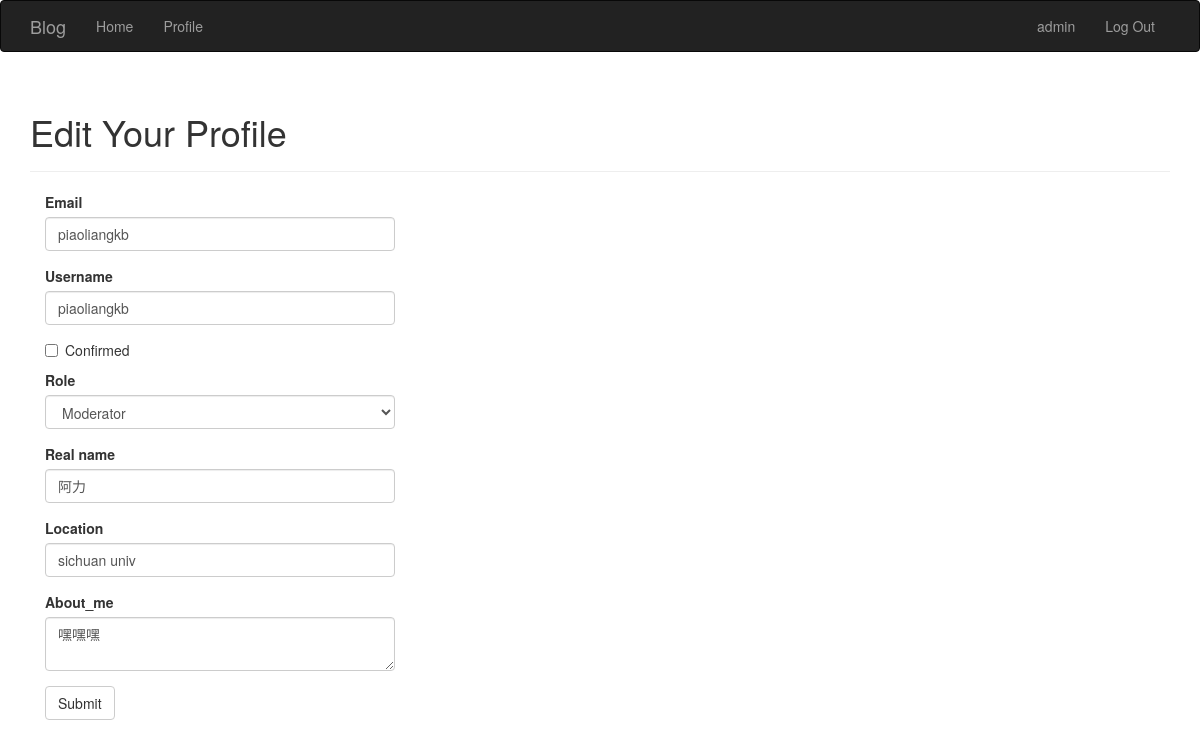
Page /edit-profile/2 (signed in) on the earlier database version.
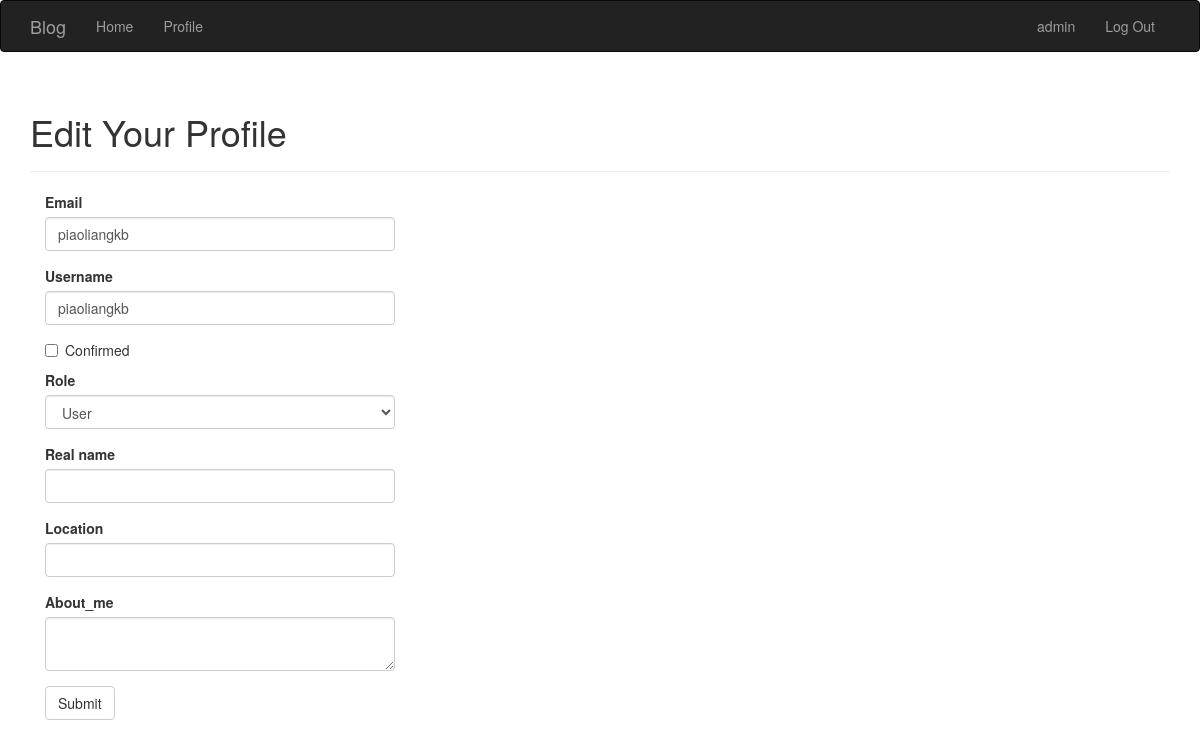
Same page on the later database version.
### app/models.py (models this page shows, shortened)
class User(UserMixin, db.Model):
    __tablename__ = 'users'
    id = db.Column(db.Integer, primary_key=True)
    username = db.Column(db.String(64), unique=True, index=True)
    role_id = db.Column(db.Integer, db.ForeignKey('roles.id'))
    password_hash = db.Column(db.String(128))
    email = db.Column(db.String(64), unique=True, index=True)
    posts = db.relationship('Post', backref = 'author', lazy = 'dynamic')
    avatar_hash = db.Column(db.String(32))
    name = db.Column(db.String(64))#real name
    location = db.Column(db.String(64))
    about_me = db.Column(db.Text())
    member_since = db.Column(db.DateTime(), default=datetime.utcnow)
    last_seen = db.Column(db.DateTime(), default=datetime.utcnow)
    avatar = db.Column(db.String(128), default=None)
    comments = db.relationship('Comment', backref='author', lazy='dynamic')
    def ping(self):
        self.last_seen = datetime.utcnow()
        db.session.add(self)
    def can(self, permissions):
        return self.role is not None and (self.role.permissions & permissions) == permissions
    @property
    def password(self):
        raise AttributeError('password is not a readable attribute')

### app/main/views.py (the view, shortened to what this page needs)
@main.route('/edit-profile/<int:id>',methods=['GET','POST'])
@login_required
@admin_required
def edit_profile_admin(id):
    user=User.query.get_or_404(id)
    form=EditProfileAdminForm(user=user)
    form.email.data=user.username
    form.username.data=user.username
    form.role.data=user.role_id
    form.name.data=user.name
    form.location.data=user.location
    form.about_me.data=user.about_me
    return render_template('edit_profile.html',form=form,user=user)

### app/main/forms.py (shortened to what this page needs)
class EditProfileAdminForm(FlaskForm):
    email = StringField('Email', validators=[DataRequired(), Length(0, 64)])
    username = StringField('Username', validators=[DataRequired(), Length(1, 64), Regexp('^[A-Za-z][A-Za-z0-9_.]*$',0,
                                                                                   'Username must have only letters, numbers, dots or underscores')])
    confirmed = BooleanField('Confirmed')
    role = SelectField('Role', coerce=int)
    name = StringField('Real name', validators=[Length(0, 64)])
    location = StringField('Location', validators=[Length(0, 64)])
    about_me = TextAreaField('About_me')
    submit = SubmitField('Submit')
    def __init__(self, user, *args, **kwargs):
        super(EditProfileAdminForm, self).__init__(*args, **kwargs)
        self.role.choices = [(role.id, role.name) for role in Role.query.order_by(Role.name).all()]
        self.user = user

### app/auth/views.py (called while the page is built)
@auth.before_app_request
def before_request():
    if current_user.is_authenticated:
        current_user.ping()

### app/main/__init__.py (called while the page is built)
@main.app_context_processor
def inject_permissions():
    return dict(Permission=PERMISSION)

### app/models.py (called while the page is built)
@login_manager.user_loader
def load_user(user_id):
    return User.query.get(int(user_id))

### app/templates/edit_profile.html (shortened to what this page needs)
{% extends "base.html" %}
{% import "bootstrap/wtf.html" as wtf %}
{% block page_content %}
<div class="page-header">
    <h1>Edit Your Profile</h1>
</div>
<div class="col-md-4">
    {{ wtf.quick_form(form) }}
</div>
{% endblock %}

### app/templates/base.html (shortened to what this page needs)
{% extends "bootstrap/base.html" %}
{% block head %}
{{ super() }}
{% endblock %}
{% block navbar %}
<div class="navbar navbar-inverse" role="navigation">
    <div class="container">
        <div class="navbar-header">
            <a class="navbar-brand" href="/">Blog</a>
        </div>
        <div class="navbar-collapse collapse">
            <ul class="nav navbar-nav">
                <li><a href="/">Home</a></li>
                {% if current_user.is_authenticated %}
                <li><a href="{{ url_for('main.user', username=current_user.username) }}">
                    Profile</a></li>
                {% endif %}
            </ul>
            <ul class="nav navbar-nav navbar-right">
                {% if current_user.is_authenticated %}
                    <li><a href="{{ url_for('main.user', username=current_user.username) }}">{{ current_user.username }}</a></li>
                    <li><a href="{{ url_for('auth.logout') }}">Log Out</a></li>
                {% else %}
                    <li><a href="{{ url_for('auth.login') }}">Log In</a> </li>
                {% endif %}
            </ul>
        </div>
    </div>
</div>
{% endblock %}
{% block content %}
<div class="container">
    {% block page_content %}{% endblock %}
</div>
{% endblock %}

Differences in the rows shown:
changed User "piaoliangkb": role "Moderator" → "User"; name "阿力" → (not shown); location "sichuan univ" → (not shown); about_me "嘿嘿嘿" → (not shown)
